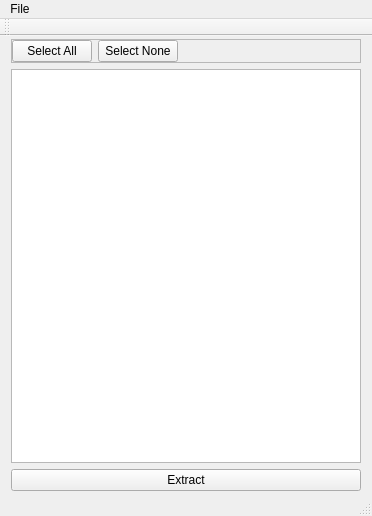
<?xml version="1.0" encoding="UTF-8"?>
<ui version="4.0">
 <class>MainWindow</class>
 <widget class="QMainWindow" name="MainWindow">
  <property name="geometry">
   <rect>
    <x>0</x>
    <y>0</y>
    <width>372</width>
    <height>516</height>
   </rect>
  </property>
  <property name="minimumSize">
   <size>
    <width>360</width>
    <height>480</height>
   </size>
  </property>
  <widget class="QWidget" name="centralWidget">
   <layout class="QVBoxLayout" name="verticalLayout">
    <property name="topMargin">
     <number>3</number>
    </property>
    <property name="bottomMargin">
     <number>3</number>
    </property>
    <item>
     <widget class="QFrame" name="frame">
      <property name="frameShape">
       <enum>QFrame::StyledPanel</enum>
      </property>
      <property name="frameShadow">
       <enum>QFrame::Raised</enum>
      </property>
      <layout class="QHBoxLayout" name="horizontalLayout">
       <property name="leftMargin">
        <number>0</number>
       </property>
       <property name="topMargin">
        <number>0</number>
       </property>
       <property name="rightMargin">
        <number>0</number>
       </property>
       <property name="bottomMargin">
        <number>0</number>
       </property>
       <item>
        <widget class="QPushButton" name="btnSelectAll">
         <property name="text">
          <string>Select All</string>
         </property>
        </widget>
       </item>
       <item>
        <widget class="QPushButton" name="btnSelectNone">
         <property name="text">
          <string>Select None</string>
         </property>
        </widget>
       </item>
       <item>
        <spacer name="horizontalSpacer">
         <property name="orientation">
          <enum>Qt::Horizontal</enum>
         </property>
         <property name="sizeHint" stdset="0">
          <size>
           <width>40</width>
           <height>20</height>
          </size>
         </property>
        </spacer>
       </item>
      </layout>
     </widget>
    </item>
    <item>
     <widget class="QTreeView" name="treeView"/>
    </item>
    <item>
     <widget class="QPushButton" name="btnExtract">
      <property name="text">
       <string>Extract</string>
      </property>
     </widget>
    </item>
   </layout>
  </widget>
  <widget class="QMenuBar" name="menuBar">
   <property name="geometry">
    <rect>
     <x>0</x>
     <y>0</y>
     <width>372</width>
     <height>21</height>
    </rect>
   </property>
   <widget class="QMenu" name="mFile">
    <property name="title">
     <string>File</string>
    </property>
    <addaction name="aOpenFile"/>
   </widget>
   <addaction name="mFile"/>
  </widget>
  <widget class="QToolBar" name="mainToolBar">
   <attribute name="toolBarArea">
    <enum>TopToolBarArea</enum>
   </attribute>
   <attribute name="toolBarBreak">
    <bool>false</bool>
   </attribute>
  </widget>
  <widget class="QStatusBar" name="statusBar"/>
  <action name="aOpenFile">
   <property name="text">
    <string>Open File...</string>
   </property>
  </action>
 </widget>
 <layoutdefault spacing="6" margin="11"/>
 <resources/>
 <connections/>
</ui>
